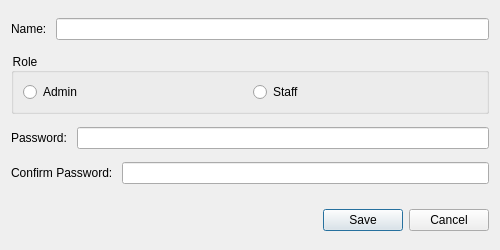
<?xml version="1.0" encoding="UTF-8"?>
<ui version="4.0">
 <class>AddNewUserDialog</class>
 <widget class="QDialog" name="AddNewUserDialog">
  <property name="geometry">
   <rect>
    <x>0</x>
    <y>0</y>
    <width>500</width>
    <height>250</height>
   </rect>
  </property>
  <property name="windowTitle">
   <string>Add New User</string>
  </property>
  <property name="styleSheet">
   <string notr="true">color: rgb(0, 0, 0);
font: 12pt &quot;Ubuntu&quot;;</string>
  </property>
  <layout class="QVBoxLayout" name="verticalLayout">
   <item>
    <layout class="QHBoxLayout" name="horizontalLayout_3">
     <item>
      <widget class="QLabel" name="label">
       <property name="text">
        <string>Name: </string>
       </property>
      </widget>
     </item>
     <item>
      <widget class="QLineEdit" name="nameLineEdit">
       <property name="toolTip">
        <string>&lt;html&gt;&lt;head/&gt;&lt;body&gt;&lt;p&gt;Name&lt;/p&gt;&lt;/body&gt;&lt;/html&gt;</string>
       </property>
      </widget>
     </item>
    </layout>
   </item>
   <item>
    <widget class="QGroupBox" name="roleGroupBox">
     <property name="sizePolicy">
      <sizepolicy hsizetype="Preferred" vsizetype="Fixed">
       <horstretch>0</horstretch>
       <verstretch>0</verstretch>
      </sizepolicy>
     </property>
     <property name="title">
      <string>Role</string>
     </property>
     <layout class="QHBoxLayout" name="horizontalLayout_4">
      <item>
       <widget class="QRadioButton" name="adminRadioButton">
        <property name="toolTip">
         <string>&lt;html&gt;&lt;head/&gt;&lt;body&gt;&lt;p&gt;Admin role&lt;/p&gt;&lt;/body&gt;&lt;/html&gt;</string>
        </property>
        <property name="text">
         <string>Admin</string>
        </property>
       </widget>
      </item>
      <item>
       <widget class="QRadioButton" name="staffRadioButton">
        <property name="toolTip">
         <string>&lt;html&gt;&lt;head/&gt;&lt;body&gt;&lt;p&gt;Staff role&lt;/p&gt;&lt;/body&gt;&lt;/html&gt;</string>
        </property>
        <property name="text">
         <string>Staff</string>
        </property>
       </widget>
      </item>
     </layout>
    </widget>
   </item>
   <item>
    <layout class="QHBoxLayout" name="horizontalLayout_2">
     <item>
      <widget class="QLabel" name="label_2">
       <property name="text">
        <string>Password: </string>
       </property>
      </widget>
     </item>
     <item>
      <widget class="QLineEdit" name="passwordLineEdit">
       <property name="toolTip">
        <string>&lt;html&gt;&lt;head/&gt;&lt;body&gt;&lt;p&gt;Password&lt;/p&gt;&lt;/body&gt;&lt;/html&gt;</string>
       </property>
      </widget>
     </item>
    </layout>
   </item>
   <item>
    <layout class="QHBoxLayout" name="horizontalLayout">
     <item>
      <widget class="QLabel" name="label_4">
       <property name="text">
        <string>Confirm Password: </string>
       </property>
      </widget>
     </item>
     <item>
      <widget class="QLineEdit" name="confirmPasswordLineEdit">
       <property name="toolTip">
        <string>&lt;html&gt;&lt;head/&gt;&lt;body&gt;&lt;p&gt;Confirm password&lt;/p&gt;&lt;/body&gt;&lt;/html&gt;</string>
       </property>
      </widget>
     </item>
    </layout>
   </item>
   <item>
    <spacer name="verticalSpacer">
     <property name="orientation">
      <enum>Qt::Vertical</enum>
     </property>
     <property name="sizeType">
      <enum>QSizePolicy::Preferred</enum>
     </property>
     <property name="sizeHint" stdset="0">
      <size>
       <width>20</width>
       <height>12</height>
      </size>
     </property>
    </spacer>
   </item>
   <item>
    <layout class="QHBoxLayout" name="horizontalLayout_5">
     <item>
      <spacer name="horizontalSpacer">
       <property name="orientation">
        <enum>Qt::Horizontal</enum>
       </property>
       <property name="sizeHint" stdset="0">
        <size>
         <width>40</width>
         <height>20</height>
        </size>
       </property>
      </spacer>
     </item>
     <item>
      <widget class="QPushButton" name="saveButton">
       <property name="text">
        <string>Save</string>
       </property>
       <property name="default">
        <bool>true</bool>
       </property>
      </widget>
     </item>
     <item>
      <widget class="QPushButton" name="cancelButton">
       <property name="text">
        <string>Cancel</string>
       </property>
      </widget>
     </item>
    </layout>
   </item>
  </layout>
 </widget>
 <resources/>
 <connections/>
</ui>
